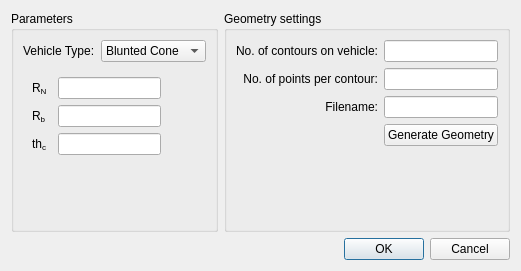
<?xml version="1.0" encoding="UTF-8"?>
<ui version="4.0">
 <class>ParametrizationDialog</class>
 <widget class="QDialog" name="ParametrizationDialog">
  <property name="geometry">
   <rect>
    <x>0</x>
    <y>0</y>
    <width>490</width>
    <height>264</height>
   </rect>
  </property>
  <property name="maximumSize">
   <size>
    <width>10000</width>
    <height>10000</height>
   </size>
  </property>
  <property name="windowTitle">
   <string>Geometry Generation</string>
  </property>
  <property name="windowIcon">
   <iconset>
    <normaloff>:/icons/STA-logo-ARCHEAN-128.png</normaloff>:/icons/STA-logo-ARCHEAN-128.png</iconset>
  </property>
  <layout class="QVBoxLayout" name="verticalLayout_2">
   <item>
    <layout class="QHBoxLayout" name="horizontalLayout_2">
     <item>
      <widget class="QGroupBox" name="groupBox_6">
       <property name="title">
        <string>Parameters</string>
       </property>
       <layout class="QVBoxLayout" name="verticalLayout_7">
        <item>
         <layout class="QHBoxLayout" name="horizontalLayout_6">
          <item>
           <widget class="QLabel" name="label_7">
            <property name="text">
             <string>Vehicle Type:</string>
            </property>
           </widget>
          </item>
          <item>
           <widget class="QComboBox" name="geomComboBox">
            <item>
             <property name="text">
              <string>Blunted Cone</string>
             </property>
            </item>
            <item>
             <property name="text">
              <string>Capsule</string>
             </property>
            </item>
            <item>
             <property name="text">
              <string>Probe</string>
             </property>
            </item>
            <item>
             <property name="text">
              <string>Bicone</string>
             </property>
            </item>
           </widget>
          </item>
          <item>
           <spacer name="horizontalSpacer_6">
            <property name="orientation">
             <enum>Qt::Horizontal</enum>
            </property>
            <property name="sizeHint" stdset="0">
             <size>
              <width>40</width>
              <height>20</height>
             </size>
            </property>
           </spacer>
          </item>
         </layout>
        </item>
        <item>
         <widget class="QStackedWidget" name="geomStackedWidget">
          <property name="currentIndex">
           <number>0</number>
          </property>
          <widget class="QWidget" name="blConePage">
           <layout class="QHBoxLayout" name="horizontalLayout_3">
            <item>
             <layout class="QGridLayout" name="gridLayout_5">
              <item row="0" column="0">
               <widget class="QLabel" name="label_17">
                <property name="text">
                 <string>R&lt;sub&gt;N&lt;/sub&gt;</string>
                </property>
               </widget>
              </item>
              <item row="1" column="0">
               <widget class="QLabel" name="label_18">
                <property name="text">
                 <string>R&lt;sub&gt;b&lt;/sub&gt;</string>
                </property>
               </widget>
              </item>
              <item row="0" column="1">
               <widget class="QLineEdit" name="blConeLineEdit1">
                <property name="alignment">
                 <set>Qt::AlignRight|Qt::AlignTrailing|Qt::AlignVCenter</set>
                </property>
               </widget>
              </item>
              <item row="1" column="1">
               <widget class="QLineEdit" name="blConeLineEdit2">
                <property name="alignment">
                 <set>Qt::AlignRight|Qt::AlignTrailing|Qt::AlignVCenter</set>
                </property>
               </widget>
              </item>
              <item row="2" column="0">
               <widget class="QLabel" name="label_19">
                <property name="text">
                 <string>th&lt;sub&gt;c&lt;/sub&gt;</string>
                </property>
               </widget>
              </item>
              <item row="2" column="1">
               <widget class="QLineEdit" name="blConeLineEdit3">
                <property name="alignment">
                 <set>Qt::AlignRight|Qt::AlignTrailing|Qt::AlignVCenter</set>
                </property>
               </widget>
              </item>
              <item row="1" column="2">
               <spacer name="horizontalSpacer_5">
                <property name="orientation">
                 <enum>Qt::Horizontal</enum>
                </property>
                <property name="sizeHint" stdset="0">
                 <size>
                  <width>40</width>
                  <height>20</height>
                 </size>
                </property>
               </spacer>
              </item>
              <item row="3" column="0">
               <spacer name="verticalSpacer_10">
                <property name="orientation">
                 <enum>Qt::Vertical</enum>
                </property>
                <property name="sizeHint" stdset="0">
                 <size>
                  <width>20</width>
                  <height>40</height>
                 </size>
                </property>
               </spacer>
              </item>
              <item row="3" column="1">
               <spacer name="verticalSpacer_9">
                <property name="orientation">
                 <enum>Qt::Vertical</enum>
                </property>
                <property name="sizeHint" stdset="0">
                 <size>
                  <width>20</width>
                  <height>40</height>
                 </size>
                </property>
               </spacer>
              </item>
             </layout>
            </item>
           </layout>
          </widget>
          <widget class="QWidget" name="capsulePage">
           <layout class="QHBoxLayout" name="horizontalLayout">
            <item>
             <layout class="QGridLayout" name="gridLayout_8">
              <item row="0" column="0">
               <widget class="QLabel" name="label_24">
                <property name="text">
                 <string>R&lt;sub&gt;N&lt;/sub&gt;</string>
                </property>
               </widget>
              </item>
              <item row="0" column="1">
               <widget class="QLineEdit" name="capsuleLineEdit1"/>
              </item>
              <item row="1" column="0">
               <widget class="QLabel" name="label_25">
                <property name="text">
                 <string>R&lt;sub&gt;m&lt;/sub&gt;</string>
                </property>
               </widget>
              </item>
              <item row="1" column="1">
               <widget class="QLineEdit" name="capsuleLineEdit2"/>
              </item>
              <item row="1" column="2">
               <spacer name="horizontalSpacer_4">
                <property name="orientation">
                 <enum>Qt::Horizontal</enum>
                </property>
                <property name="sizeHint" stdset="0">
                 <size>
                  <width>40</width>
                  <height>20</height>
                 </size>
                </property>
               </spacer>
              </item>
              <item row="2" column="0">
               <widget class="QLabel" name="label_26">
                <property name="text">
                 <string>R&lt;sub&gt;b&lt;/sub&gt;</string>
                </property>
               </widget>
              </item>
              <item row="2" column="1">
               <widget class="QLineEdit" name="capsuleLineEdit3"/>
              </item>
              <item row="3" column="0">
               <widget class="QLabel" name="label_27">
                <property name="text">
                 <string>th&lt;sub&gt;b&lt;/sub&gt;</string>
                </property>
               </widget>
              </item>
              <item row="3" column="1">
               <widget class="QLineEdit" name="capsuleLineEdit4"/>
              </item>
              <item row="4" column="0">
               <spacer name="verticalSpacer_14">
                <property name="orientation">
                 <enum>Qt::Vertical</enum>
                </property>
                <property name="sizeHint" stdset="0">
                 <size>
                  <width>20</width>
                  <height>40</height>
                 </size>
                </property>
               </spacer>
              </item>
              <item row="4" column="1">
               <spacer name="verticalSpacer_13">
                <property name="orientation">
                 <enum>Qt::Vertical</enum>
                </property>
                <property name="sizeHint" stdset="0">
                 <size>
                  <width>20</width>
                  <height>40</height>
                 </size>
                </property>
               </spacer>
              </item>
             </layout>
            </item>
           </layout>
          </widget>
          <widget class="QWidget" name="probePage">
           <layout class="QHBoxLayout" name="horizontalLayout_4">
            <item>
             <layout class="QGridLayout" name="gridLayout_2">
              <item row="0" column="0">
               <widget class="QLabel" name="label_4">
                <property name="text">
                 <string>R&lt;sub&gt;N&lt;/sub&gt;</string>
                </property>
               </widget>
              </item>
              <item row="1" column="0">
               <widget class="QLabel" name="label_5">
                <property name="text">
                 <string>R&lt;sub&gt;m&lt;/sub&gt;</string>
                </property>
               </widget>
              </item>
              <item row="2" column="0">
               <widget class="QLabel" name="label_6">
                <property name="text">
                 <string>R&lt;sub&gt;b&lt;/sub&gt;</string>
                </property>
               </widget>
              </item>
              <item row="0" column="1">
               <widget class="QLineEdit" name="probeLineEdit1"/>
              </item>
              <item row="1" column="1">
               <widget class="QLineEdit" name="probeLineEdit2"/>
              </item>
              <item row="2" column="1">
               <widget class="QLineEdit" name="probeLineEdit3"/>
              </item>
              <item row="5" column="1">
               <spacer name="verticalSpacer_3">
                <property name="orientation">
                 <enum>Qt::Vertical</enum>
                </property>
                <property name="sizeHint" stdset="0">
                 <size>
                  <width>20</width>
                  <height>40</height>
                 </size>
                </property>
               </spacer>
              </item>
              <item row="5" column="0">
               <spacer name="verticalSpacer_4">
                <property name="orientation">
                 <enum>Qt::Vertical</enum>
                </property>
                <property name="sizeHint" stdset="0">
                 <size>
                  <width>20</width>
                  <height>40</height>
                 </size>
                </property>
               </spacer>
              </item>
              <item row="3" column="0">
               <widget class="QLabel" name="label_13">
                <property name="text">
                 <string>th&lt;sub&gt;c&lt;/sub&gt;</string>
                </property>
               </widget>
              </item>
              <item row="3" column="1">
               <widget class="QLineEdit" name="probeLineEdit4"/>
              </item>
              <item row="4" column="1">
               <widget class="QLineEdit" name="probeLineEdit5"/>
              </item>
              <item row="4" column="0">
               <widget class="QLabel" name="label">
                <property name="text">
                 <string>th&lt;sub&gt;b&lt;/sub&gt;</string>
                </property>
               </widget>
              </item>
              <item row="0" column="2">
               <spacer name="horizontalSpacer_3">
                <property name="orientation">
                 <enum>Qt::Horizontal</enum>
                </property>
                <property name="sizeHint" stdset="0">
                 <size>
                  <width>40</width>
                  <height>20</height>
                 </size>
                </property>
               </spacer>
              </item>
             </layout>
            </item>
           </layout>
          </widget>
          <widget class="QWidget" name="biConePage">
           <layout class="QHBoxLayout" name="horizontalLayout_5">
            <item>
             <layout class="QGridLayout" name="gridLayout_4">
              <item row="0" column="0">
               <widget class="QLabel" name="label_10">
                <property name="text">
                 <string>R&lt;sub&gt;N&lt;/sub&gt;</string>
                </property>
               </widget>
              </item>
              <item row="0" column="1">
               <widget class="QLineEdit" name="biConeLineEdit1"/>
              </item>
              <item row="1" column="0">
               <widget class="QLabel" name="label_11">
                <property name="text">
                 <string>R&lt;sub&gt;b,1&lt;/sub&gt;</string>
                </property>
               </widget>
              </item>
              <item row="1" column="1">
               <widget class="QLineEdit" name="biConeLineEdit2"/>
              </item>
              <item row="2" column="0">
               <widget class="QLabel" name="label_12">
                <property name="text">
                 <string>R&lt;sub&gt;b,2&lt;/sub&gt;</string>
                </property>
               </widget>
              </item>
              <item row="2" column="1">
               <widget class="QLineEdit" name="biConeLineEdit3"/>
              </item>
              <item row="3" column="0">
               <widget class="QLabel" name="label_15">
                <property name="text">
                 <string>th&lt;sub&gt;c,1&lt;/sub&gt;</string>
                </property>
               </widget>
              </item>
              <item row="3" column="1">
               <widget class="QLineEdit" name="biConeLineEdit4"/>
              </item>
              <item row="4" column="0">
               <widget class="QLabel" name="label_16">
                <property name="text">
                 <string>th&lt;sub&gt;c,2&lt;/sub&gt;</string>
                </property>
               </widget>
              </item>
              <item row="4" column="1">
               <widget class="QLineEdit" name="biConeLineEdit5"/>
              </item>
              <item row="5" column="0">
               <spacer name="verticalSpacer_8">
                <property name="orientation">
                 <enum>Qt::Vertical</enum>
                </property>
                <property name="sizeHint" stdset="0">
                 <size>
                  <width>20</width>
                  <height>40</height>
                 </size>
                </property>
               </spacer>
              </item>
              <item row="5" column="1">
               <spacer name="verticalSpacer_7">
                <property name="orientation">
                 <enum>Qt::Vertical</enum>
                </property>
                <property name="sizeHint" stdset="0">
                 <size>
                  <width>20</width>
                  <height>40</height>
                 </size>
                </property>
               </spacer>
              </item>
              <item row="0" column="2">
               <spacer name="horizontalSpacer_2">
                <property name="orientation">
                 <enum>Qt::Horizontal</enum>
                </property>
                <property name="sizeHint" stdset="0">
                 <size>
                  <width>40</width>
                  <height>20</height>
                 </size>
                </property>
               </spacer>
              </item>
             </layout>
            </item>
           </layout>
          </widget>
         </widget>
        </item>
       </layout>
      </widget>
     </item>
     <item>
      <widget class="QGroupBox" name="groupBox_5">
       <property name="title">
        <string>Geometry settings</string>
       </property>
       <layout class="QGridLayout" name="gridLayout_6">
        <item row="2" column="1">
         <widget class="QLineEdit" name="geometryFileLineEdit">
          <property name="alignment">
           <set>Qt::AlignRight|Qt::AlignTrailing|Qt::AlignVCenter</set>
          </property>
         </widget>
        </item>
        <item row="1" column="1">
         <widget class="QLineEdit" name="pointsLineEdit">
          <property name="alignment">
           <set>Qt::AlignRight|Qt::AlignTrailing|Qt::AlignVCenter</set>
          </property>
         </widget>
        </item>
        <item row="3" column="1">
         <widget class="QPushButton" name="generateGeometryButton">
          <property name="text">
           <string>Generate Geometry</string>
          </property>
         </widget>
        </item>
        <item row="2" column="0">
         <widget class="QLabel" name="label_2">
          <property name="text">
           <string>Filename:</string>
          </property>
          <property name="alignment">
           <set>Qt::AlignRight|Qt::AlignTrailing|Qt::AlignVCenter</set>
          </property>
         </widget>
        </item>
        <item row="0" column="1">
         <widget class="QLineEdit" name="linesLineEdit">
          <property name="alignment">
           <set>Qt::AlignRight|Qt::AlignTrailing|Qt::AlignVCenter</set>
          </property>
         </widget>
        </item>
        <item row="0" column="0">
         <widget class="QLabel" name="label_20">
          <property name="text">
           <string>No. of contours on vehicle:</string>
          </property>
          <property name="alignment">
           <set>Qt::AlignRight|Qt::AlignTrailing|Qt::AlignVCenter</set>
          </property>
         </widget>
        </item>
        <item row="0" column="2">
         <spacer name="horizontalSpacer">
          <property name="orientation">
           <enum>Qt::Horizontal</enum>
          </property>
          <property name="sizeHint" stdset="0">
           <size>
            <width>40</width>
            <height>20</height>
           </size>
          </property>
         </spacer>
        </item>
        <item row="1" column="0">
         <widget class="QLabel" name="label_3">
          <property name="text">
           <string>No. of points per contour:</string>
          </property>
          <property name="alignment">
           <set>Qt::AlignRight|Qt::AlignTrailing|Qt::AlignVCenter</set>
          </property>
         </widget>
        </item>
        <item row="4" column="1">
         <spacer name="verticalSpacer">
          <property name="orientation">
           <enum>Qt::Vertical</enum>
          </property>
          <property name="sizeHint" stdset="0">
           <size>
            <width>20</width>
            <height>40</height>
           </size>
          </property>
         </spacer>
        </item>
       </layout>
      </widget>
     </item>
    </layout>
   </item>
   <item>
    <widget class="QDialogButtonBox" name="buttonBox">
     <property name="standardButtons">
      <set>QDialogButtonBox::Cancel|QDialogButtonBox::Ok</set>
     </property>
    </widget>
   </item>
  </layout>
 </widget>
 <resources/>
 <connections>
  <connection>
   <sender>buttonBox</sender>
   <signal>accepted()</signal>
   <receiver>ParametrizationDialog</receiver>
   <slot>accept()</slot>
   <hints>
    <hint type="sourcelabel">
     <x>200</x>
     <y>297</y>
    </hint>
    <hint type="destinationlabel">
     <x>205</x>
     <y>163</y>
    </hint>
   </hints>
  </connection>
  <connection>
   <sender>buttonBox</sender>
   <signal>rejected()</signal>
   <receiver>ParametrizationDialog</receiver>
   <slot>reject()</slot>
   <hints>
    <hint type="sourcelabel">
     <x>200</x>
     <y>297</y>
    </hint>
    <hint type="destinationlabel">
     <x>205</x>
     <y>163</y>
    </hint>
   </hints>
  </connection>
  <connection>
   <sender>geomComboBox</sender>
   <signal>activated(int)</signal>
   <receiver>geomStackedWidget</receiver>
   <slot>setCurrentIndex(int)</slot>
   <hints>
    <hint type="sourcelabel">
     <x>58</x>
     <y>44</y>
    </hint>
    <hint type="destinationlabel">
     <x>158</x>
     <y>168</y>
    </hint>
   </hints>
  </connection>
 </connections>
</ui>
